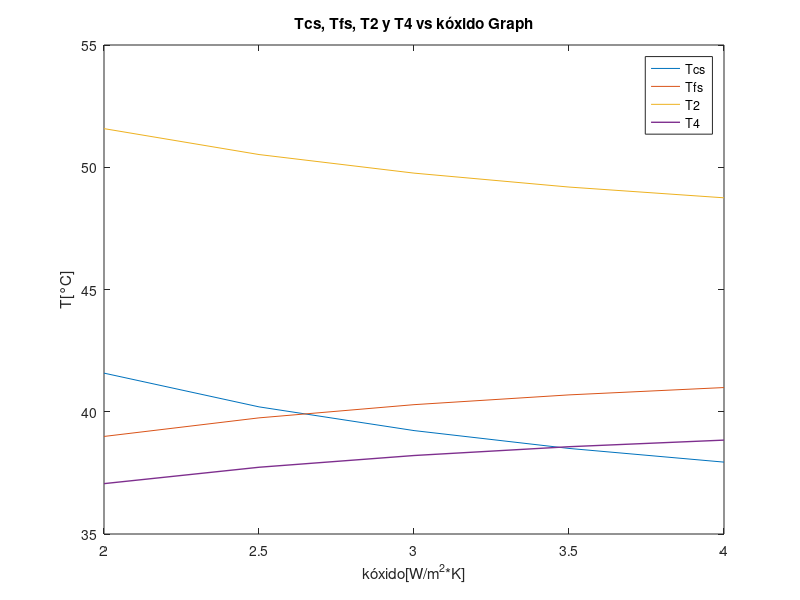
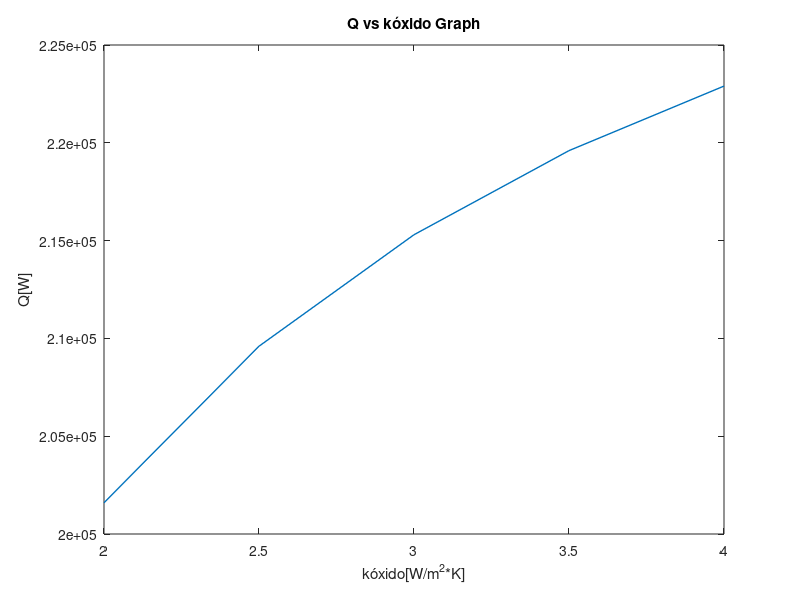
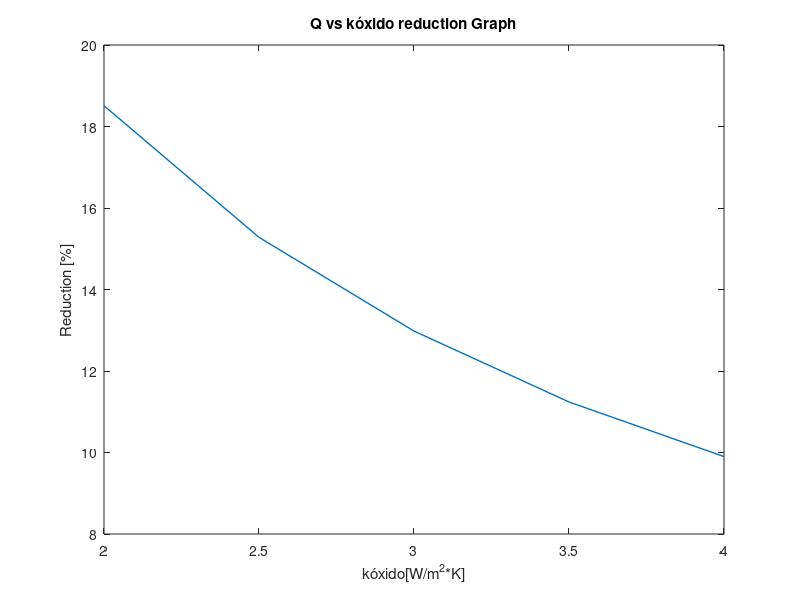

Source code (MATLAB) for these figures, in order:
%% Tcs, Tfs, T2 y T4 vs kóxido graph
vector_ejex=[2,2.5,3,3.5,4];
vector_ejeyTcs=[41.58,40.20,39.23,38.50,37.94];
vector_ejeyTfs=[38.99 ,39.75,40.29,40.69,40.99];
vector_ejeyT2=[51.58,50.52,49.76,49.19,48.75];
vector_ejeyT4=[37.06 ,37.73,38.21,38.57,38.84];

figure(1)
plot(vector_ejex,vector_ejeyTcs,vector_ejex,vector_ejeyTfs,vector_ejex,vector_ejeyT2,vector_ejex,vector_ejeyT4,'LineWidth',1)
ylabel('T[°C]') % Concepts and units
xlabel('kóxido[W/m^2*K]') % Concepts and units
title('Tcs, Tfs, T2 y T4 vs kóxido Graph')% Title
legend('Tcs','Tfs','T2','T4')

%% Q vs kóxido graph
vector_ejex=[2,2.5,3,3.5,4];
vector_ejeyQ=[2.016e+05,2.096e+05,2.153e+05,2.196e+05,2.229e+05];


figure(2)
plot(vector_ejex,vector_ejeyQ,'LineWidth',1)
ylabel('Q[W]') % Concepts and units
xlabel('kóxido[W/m^2*K]') % Concepts and units
title('Q vs kóxido Graph')% Title

%% Q vs kóxido reduction graph
vector_ejex=[2,2.5,3,3.5,4];
vector_ejeyQ=[18.51,15.28,12.98,11.24,9.90];

figure(3)
plot(vector_ejex,vector_ejeyQ,'LineWidth',1)
ylabel('Reduction [%]') % Concepts and units
xlabel('kóxido[W/m^2*K]') % Concepts and units
title('Q vs kóxido reduction Graph')% Title
